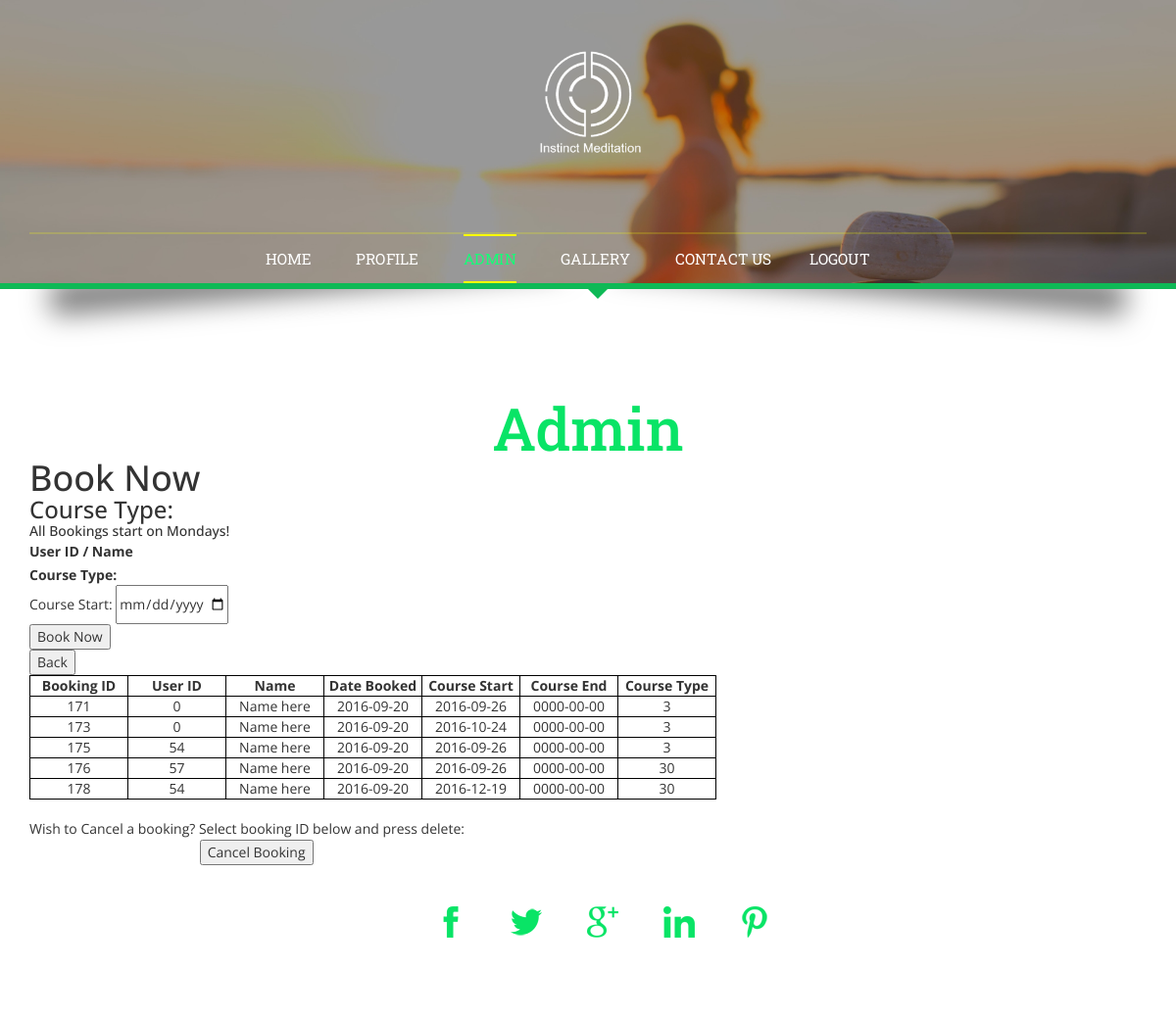
Page /adminOG.php (signed in) on the earlier database version.
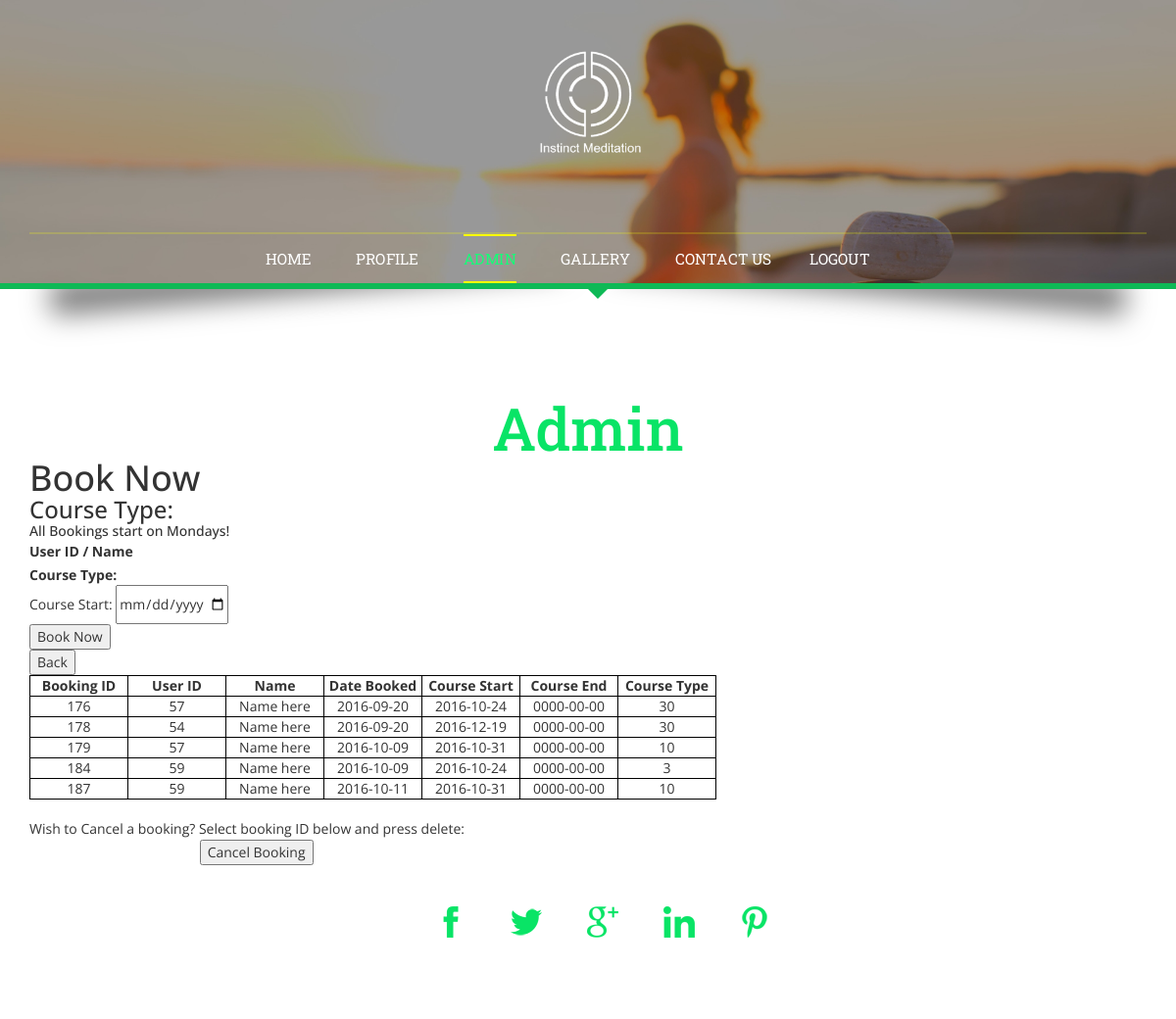
Same page on the later database version.
### tables this page shows
CREATE TABLE `bookings` (
  `bookingID` int(64) NOT NULL,
  `userID` int(64) NOT NULL,
  `date` date NOT NULL,
  `courseStart` date NOT NULL,
  `courseEnd` date NOT NULL,
  `courseType` varchar(10) NOT NULL,
  `gender` text NOT NULL
);

### adminOG.php (the view, shortened to what this page needs)
<?php
include "serverConnection.php";
if (!(isset($_SESSION['login']))){
header ("Location:login.php");
} else if(isset($_SESSION['iAmLogged'] ) && ($_SESSION['admin'] == 1)){
$userinfo = "SELECT * FROM users";
$loginpage = mysqli_query($con, $userinfo) or die(mysqli_error($con));
$userBookinginfo = "SELECT * FROM bookings";
$bookingpage = mysqli_query($con, $userBookinginfo) or die(mysqli_error($con));
}
?>
<!DOCTYPE html>
<html>
<head>
<link href="css/bootstrap.css" type="text/css" rel="stylesheet" media="all">
<link href="css/style.css" type="text/css" rel="stylesheet" media="all">
</head>
<body>
	<div class="banner">
		<div class="effect5">
			<div class="container">
				<div class="logo">
					<h1><a href="index.php"><img src="images/logo.png" alt="" /></a></h1>
				</div>
				<div class="top-nav">
					<nav class="navbar navbar-default">
						<div class="collapse navbar-collapse" id="bs-example-navbar-collapse-1">
							<ul class="nav navbar-nav navbar-center">
								<li><a href="loggedin.php"><span>H</span><span>O</span><span>M</span><span>E</span></a></li>
								<li><a href="profile.php" class="link link--yaku"><span>P</span><span>R</span><span>O</span><span>F</span><span>I</span><span>L</span><span>E</span></a></li>
								<li class="active"><a href="codes.php" class="link link--yaku"><span>A</span><span>D</span><span>M</span><span>I</span><span>N</span></a></li>
								<li><a href="gallery.php" class="link link--yaku"><span>G</span><span>A</span><span>L</span><span>L</span><span>E</span><span>R</span><span>Y</span></a></li></a></li>
								<li><a href="#contact" class="scroll link link--yaku"><span>C</span><span>O</span><span>N</span><span>T</span><span>A</span><span>C</span><span>T</span> <span>U</span><span>S</span></a></li>
								<li><a href="process/logout.php" class="link link--yaku"><span>&nbsp; &nbsp; &nbsp; &nbsp; &nbsp;</span><span>L</span><span>O</span><span>G</span><span>O</span><span>U</span><span>T</span></a></li>
							</ul>
						</div>
					</nav>
				</div>
			</div>
		</div>
	</div>
	<div class="codes">
		<div class="container">
			<h3 class="title">Admin</h3>
<div id="container">
    <div id="bookNow">
    <h1> Book Now </h1>
        <form class="cd-form" action="process/adminBooking.php" method="post" id="classBooking">
        <p class="fieldset">
            <h3> Course Type:  </h3>
            <h5> All Bookings start on Mondays!   </h5>
            <label class="image-replace cd-email" for="signup-gender">User ID / Name</label>
            <select class="full-width has-padding has-border" name="courseType" >
                <?php while($row = mysqli_fetch_array($loginpage)) { ?>
                  <option class="full-width has-padding has-border"  value="<?php $row['userID']; ?>"> <?php echo $row['userID']; ?>: <?php echo $row['firstName']; ?> <?php echo $row['lastName']; ?>  </option>
                  <?php } ?>
                </select>
                <p><label class="image-replace cd-email" for="signup-gender">Course Type:</label>
            <select class="full-width has-padding has-border" name="courseType" >
                  <option class="full-width has-padding has-border"  value="3">3 Day Course</option>
                </select>
        </p>
    				</p>
         <p class="fieldset">
                    Course Start:
						<input class="full-width has-padding has-border" id="courseStart" name="courseStart" type="date" min="2016-08-01" max="2100-01-02" required>
    <p class="fieldset">
						<input class="full-width has-padding" type="submit" name="bookNow" value="Book Now" ><p>
                        <input class="full-width has-padding" type="submit" name="back" value="Back" formaction="loggedin.php">
					</p>
				</form>
    </div>
<div id="myBookings">
    <table style="text-align: center;">
	<thead>
	<tr>
        <th>Booking ID</th>
        <th>User ID</th>
        <th>Name</th>
        <th>Date Booked</th>
		<th>Course Start</th>
        <th>Course End</th>
        <th>Course Type</th>
	</tr>
	</thead>
	<tbody>
        <?php
    while($row = mysqli_fetch_array($bookingpage)) { ?>
	<tr>
        <td><?php echo strtoUpper($row['bookingID']) ?></td>
        <td><?php echo strtoUpper($row['userID']) ?></td>
        <td> Name here </td>
        <td><?php echo strtoUpper($row['date']) ?></td>
        <td><?php echo strtoUpper($row['courseStart']) ?> </td>
        <td><?php echo strtoUpper($row['courseEnd']) ?> </td>
        <td><?php echo strtoUpper($row['courseType']) ?> </td>
        <?php }  ?>
	</tr>
	</tbody>
</table>
    </div>
             <form action="process/deleteBooking.php" method="post" id="deleteBooking"
                   onSubmit="if(!confirm('Do you really want to cancel your booking?')){return false;}">
        <br><p> Wish to Cancel a booking? Select booking ID below and press delete:</p>
        <select name="deleteBooking">
            <option selected="true" disabled>Select Booking ID</option>
    </select>
        <input type="submit" value="Cancel Booking" onClick="myFunction()">
        </form >
</div>
	<div class="footer">
		<div class="footer-info">
			<div class="container">
				<div class="icons">
					<ul>
						<li><a href="#" data-toggle="tooltip" data-placement="top" title="Facebook"><img src="images/i1.png" alt=""/></a></li>
						<li><a href="#" data-toggle="tooltip" data-placement="top" title="Twitter"><img src="images/i2.png" alt=""/> </a></li>
						<li><a href="#" data-toggle="tooltip" data-placement="top" title="Google+"><img src="images/i3.png" alt=""/></a></li>
						<li><a href="#" data-toggle="tooltip" data-placement="top" title="LinkedIn"><img src="images/i4.png" alt=""/> </a></li>
						<li><a href="#" data-toggle="tooltip" data-placement="top" title="Pinterest"><img src="images/i5.png" alt=""/> </a></li>
					</ul>
				</div>
			</div>
		</div>
	</div>
</body>
</html>

### adminOG.php (style rules this page uses)
table, tr, th, td { border: 1px solid black; text-align: center; }
th { min-width: 100px; }

Differences in the rows shown:
removed bookings: bookingID "171", userID "0", date "2016-09-20", courseStart "2016-09-26", courseEnd "0000-00-00", courseType "3"
removed bookings: bookingID "173", userID "0", date "2016-09-20", courseStart "2016-10-24", courseEnd "0000-00-00", courseType "3"
removed bookings: bookingID "175", userID "54", date "2016-09-20", courseStart "2016-09-26", courseEnd "0000-00-00", courseType "3"
changed bookings id 176: courseStart "2016-09-26" → "2016-10-24"
added bookings: bookingID "179", userID "57", date "2016-10-09", courseStart "2016-10-31", courseEnd "0000-00-00", courseType "10"
added bookings: bookingID "184", userID "59", date "2016-10-09", courseStart "2016-10-24", courseEnd "0000-00-00", courseType "3"
added bookings: bookingID "187", userID "59", date "2016-10-11", courseStart "2016-10-31", courseEnd "0000-00-00", courseType "10"
